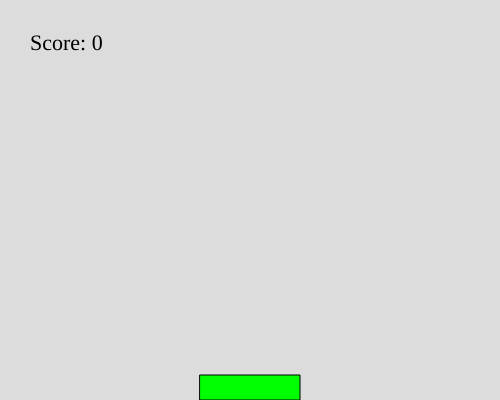
Frame 1 (no input)
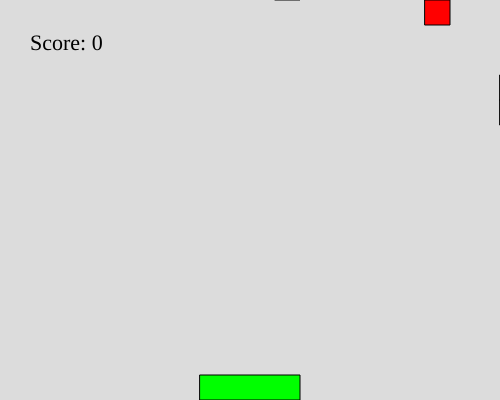
Frame 60 (no input)
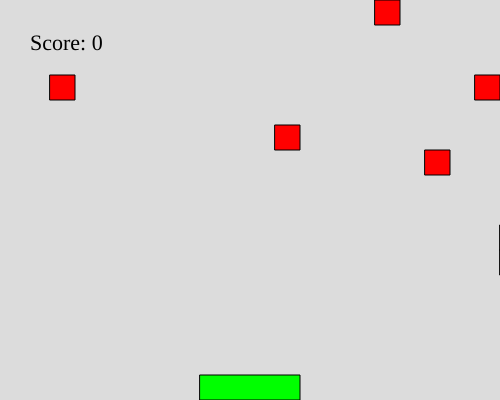
Frame 120 (the mouse pressed at the canvas centre since frame 60)

The p5.js sketch that drew these frames (run headless with seeded random() and noise() and a simulated clock; from frame 60 on, the mouse is pressed at the canvas centre):

// p5.js sketch
// ── sketch.js
var kenar = 25;
var box = [];
var block;
var length = 20;
var score = 0;

function setup() {
  createCanvas(500, 400);
  for (var i=0;i<length;i++) {
  	box[i] = new Box();
  }
  block = new Block();
  textSize(22);
  textFont("Tahoma");
}

function keyPressed() {
	if (keyCode === LEFT_ARROW) {
      if (block.x != 0) block.move(-kenar);
  }
  else if (keyCode === RIGHT_ARROW) {
  		if (block.x != width-block.blockLength) block.move(kenar);
  }
}

function gameOver() {
	for (var i=0;i<length;i++) {
  	if (box[i].y+kenar == block.y) {
    	for (var j=1;j<(block.blockLength/kenar);j++) {
      	if (box[i].x == block.x+j*kenar || box[i].x+kenar == block.x+j*kenar) {
        	noLoop();
          fill(51,85,255);
          text("GAME OVER!",width/2-60,100);
          break;
        }
      }
    }
  }

}

function draw() {
  background(220);
  for (var i=0;i<length;i++) {
  	box[i].fall();
  	box[i].show();
  }
  block.show();
  gameOver();
  fill(0);
  text("Score: " + score,30,50);
}


function Box() {
	this.x = floor(random(0,kenar)) * kenar;
  this.y = floor(random(-kenar,0)) * kenar;
  this.ySpeed = 2.5;
  this.fall = function() {
    this.y += this.ySpeed;
    if (this.y > height) {
      this.x = floor(random(0,kenar)) * kenar;
  		this.y = floor(random(-kenar,0)) * kenar;
      score++;
    }
  }
  this.show = function() {
    fill(255,0,0);
  	rect(this.x,this.y,kenar,kenar);
  }
}

function Block() {
	this.blockLength = kenar * 4;
  this.x = (width-this.blockLength)/2;
  this.y = height-kenar;
  this.move = function(xSpeed) {
  	this.x += xSpeed;
  }
  this.show = function() {
    fill(0,255,0);
    rect(this.x,this.y,this.blockLength,kenar);
  }
}
